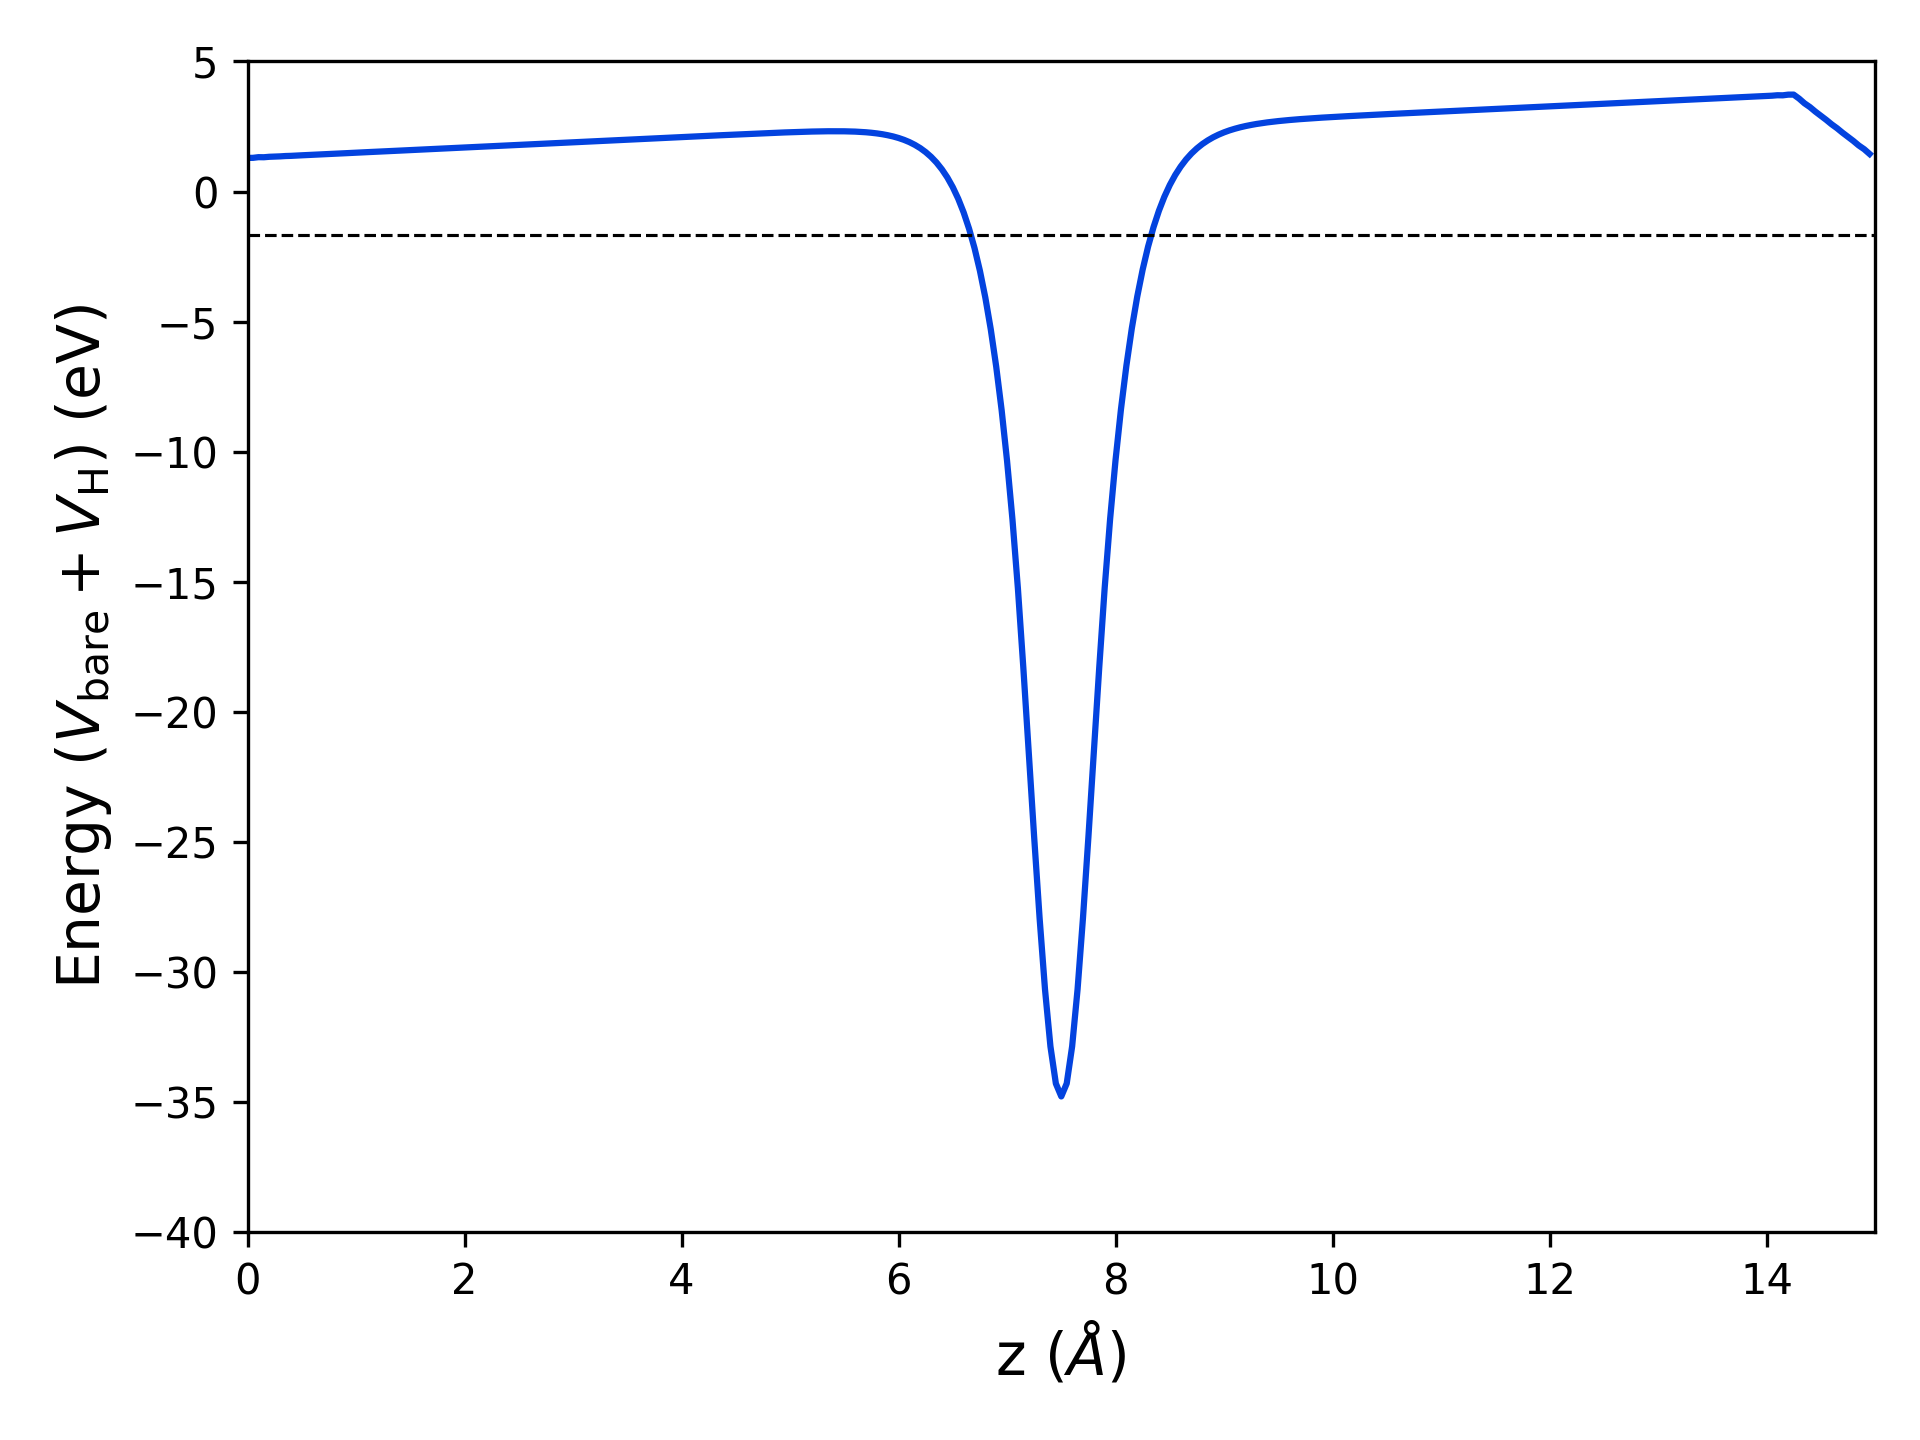

This chart was generated by the following Python code:
import matplotlib.pyplot as plt
import numpy as np

# Load data
z, V = np.loadtxt('avg.dat', usecols=(0,1), unpack=True)

au2a = 0.529177249 # Convert a.u. to Angstrom
ry2ev = 13.605698066 # Convert Ry to eV


plt.plot(z*au2a, V*ry2ev, c='xkcd:blue')

#plt.plot(z*au2a, V, c='xkcd:blue')

# Plot a dashed line at zero
plt.axhline(-1.65978658, linestyle='--', linewidth=0.75, color='xkcd:black')

plt.xlim(0, 15)
plt.ylim(-40, 5)

#plt.ylim(-4, 4)

plt.xlabel('z ($\\AA$)', fontsize=14)
plt.ylabel(r'Energy ($V_{\mathrm{bare}} + V_{\mathrm{H}}$) (eV)', fontsize=14)

#plt.ylabel(r'Energy ($V_{\mathrm{bare}} + V_{\mathrm{H}}$) (Ry)', fontsize=14)

plt.tight_layout()
plt.savefig('potential.png', dpi=300)
